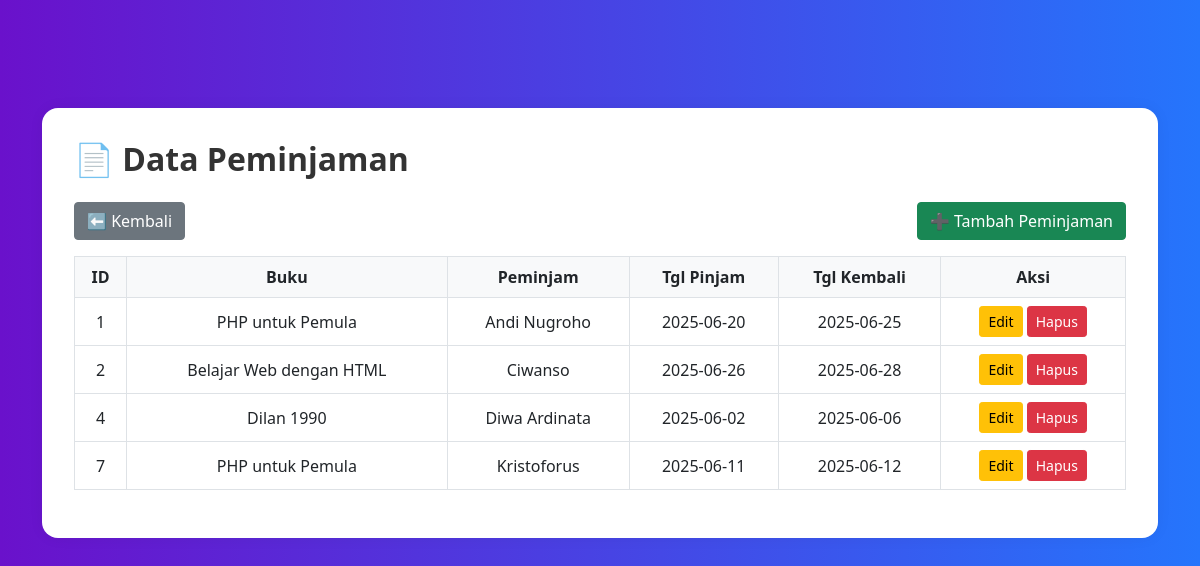
The app's page /peminjaman.php (signed in) with its own data.
### tables this page shows
CREATE TABLE `peminjaman` (
  `id` int NOT NULL AUTO_INCREMENT,
  `id_buku` int NOT NULL,
  `nama_peminjam` varchar(100) NOT NULL,
  `tanggal_pinjam` date NOT NULL,
  `tanggal_kembali` date DEFAULT NULL,
  PRIMARY KEY (`id`),
  KEY `id_buku` (`id_buku`),
  CONSTRAINT `peminjaman_ibfk_1` FOREIGN KEY (`id_buku`) REFERENCES `buku` (`id`) ON DELETE CASCADE
);

CREATE TABLE `buku` (
  `id` int NOT NULL AUTO_INCREMENT,
  `judul` varchar(100) NOT NULL,
  `pengarang` varchar(100) NOT NULL,
  `stok` int DEFAULT '0',
  PRIMARY KEY (`id`)
);

### peminjaman.php (the view, shortened to what this page needs)
<?php
include 'config/koneksi.php';
?>
<!DOCTYPE html>
<html>
<head>
    <link rel="stylesheet" href="assets/css/bootstrap.min.css">
    <link rel="stylesheet" href="assets/css/buku.css">
    <link rel="stylesheet" href="assets/css/dashboard.css">
</head>
<body>
<div class="container py-5">
    <div class="container-card">
        <h2>📄 Data Peminjaman</h2>
        <div class="mb-3 d-flex justify-content-between">
            <a href="dashboard.php" class="btn btn-secondary">⬅️ Kembali</a>
            <a href="tambah_pinjam.php" class="btn btn-success">➕ Tambah Peminjaman</a>
        </div>
        <div class="table-responsive">
            <table class="table table-bordered text-center align-middle">
                <thead>
                    <tr>
                        <th>ID</th>
                        <th>Buku</th>
                        <th>Peminjam</th>
                        <th>Tgl Pinjam</th>
                        <th>Tgl Kembali</th>
                        <th>Aksi</th>
                    </tr>
                </thead>
                <tbody>
                <?php
                $q = mysqli_query($conn, "
                    SELECT p.*, b.judul
                    FROM peminjaman p
                    JOIN buku b ON p.id_buku = b.id
                ");
                while ($row = mysqli_fetch_assoc($q)) {
                    echo "<tr>
                        <td>{$row['id']}</td>
                        <td>{$row['judul']}</td>
                        <td>{$row['nama_peminjam']}</td>
                        <td>{$row['tanggal_pinjam']}</td>
                        <td>{$row['tanggal_kembali']}</td>
                        <td>
                            <a href='edit_pinjam.php?id={$row['id']}' class='btn btn-warning btn-sm'>Edit</a>
                            <a href='?hapus={$row['id']}' onclick=\"return confirm('Yakin ingin hapus?')\" class='btn btn-danger btn-sm'>Hapus</a>
                        </td>
                    </tr>";
                }
                ?>
                </tbody>
            </table>
        </div>
    </div>
</div>
</body>
</html>

### assets/css/buku.css (style rules this page uses)
body { background-color: #f2f4f8; }
.container-card { background-color: #fff; padding: 2rem; border-radius: 1rem; box-shadow: 0 0 15px rgba(0,0,0,0.05); }
h2 { font-weight: 600; margin-bottom: 1.5rem; color: #333; }
.table th { background-color: #f8f9fa; }
.btn { font-weight: 500; }

### assets/css/dashboard.css (style rules this page uses)
body { background: linear-gradient(to right, #6a11cb, #2575fc); min-height: 100vh; padding-top: 60px; color: #fff; font-family: 'Segoe UI', sans-serif; }

### records on screen
peminjaman: id "1", id_buku.judul "PHP untuk Pemula", nama_peminjam "Andi Nugroho", tanggal_pinjam "2025-06-20", tanggal_kembali "2025-06-25"
peminjaman: id "2", id_buku.judul "Belajar Web dengan HTML", nama_peminjam "Ciwanso", tanggal_pinjam "2025-06-26", tanggal_kembali "2025-06-28"
peminjaman: id "4", id_buku.judul "Dilan 1990", nama_peminjam "Diwa Ardinata", tanggal_pinjam "2025-06-02", tanggal_kembali "2025-06-06"
peminjaman: id "7", id_buku.judul "PHP untuk Pemula", nama_peminjam "Kristoforus", tanggal_pinjam "2025-06-11", tanggal_kembali "2025-06-12"
